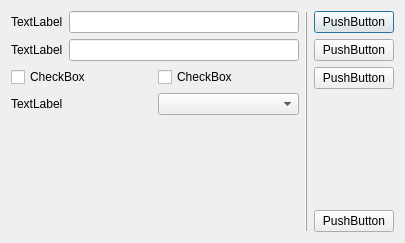
<?xml version="1.0" encoding="UTF-8"?>
<ui version="4.0">
 <class>Dialog</class>
 <widget class="QDialog" name="Dialog">
  <property name="geometry">
   <rect>
    <x>0</x>
    <y>0</y>
    <width>405</width>
    <height>243</height>
   </rect>
  </property>
  <property name="windowTitle">
   <string>Dialog</string>
  </property>
  <layout class="QHBoxLayout" name="horizontalLayout_3">
   <item>
    <layout class="QVBoxLayout" name="verticalLayout_2">
     <item>
      <layout class="QFormLayout" name="formLayout">
       <item row="0" column="0">
        <widget class="QLabel" name="label">
         <property name="text">
          <string>TextLabel</string>
         </property>
        </widget>
       </item>
       <item row="0" column="1">
        <widget class="QLineEdit" name="lineEdit"/>
       </item>
       <item row="1" column="0">
        <widget class="QLabel" name="label_2">
         <property name="text">
          <string>TextLabel</string>
         </property>
        </widget>
       </item>
       <item row="1" column="1">
        <widget class="QLineEdit" name="lineEdit_2"/>
       </item>
      </layout>
     </item>
     <item>
      <layout class="QHBoxLayout" name="horizontalLayout">
       <item>
        <widget class="QCheckBox" name="checkBox">
         <property name="text">
          <string>CheckBox</string>
         </property>
        </widget>
       </item>
       <item>
        <widget class="QCheckBox" name="checkBox_2">
         <property name="text">
          <string>CheckBox</string>
         </property>
        </widget>
       </item>
      </layout>
     </item>
     <item>
      <layout class="QHBoxLayout" name="horizontalLayout_2">
       <item>
        <widget class="QLabel" name="label_3">
         <property name="text">
          <string>TextLabel</string>
         </property>
        </widget>
       </item>
       <item>
        <widget class="QComboBox" name="comboBox"/>
       </item>
      </layout>
     </item>
     <item>
      <spacer name="verticalSpacer">
       <property name="orientation">
        <enum>Qt::Vertical</enum>
       </property>
       <property name="sizeHint" stdset="0">
        <size>
         <width>20</width>
         <height>68</height>
        </size>
       </property>
      </spacer>
     </item>
    </layout>
   </item>
   <item>
    <widget class="QFrame" name="frame">
     <property name="frameShape">
      <enum>QFrame::VLine</enum>
     </property>
     <property name="frameShadow">
      <enum>QFrame::Raised</enum>
     </property>
    </widget>
   </item>
   <item>
    <layout class="QVBoxLayout" name="verticalLayout">
     <item>
      <widget class="QPushButton" name="pushButton">
       <property name="text">
        <string>PushButton</string>
       </property>
      </widget>
     </item>
     <item>
      <widget class="QPushButton" name="pushButton_2">
       <property name="text">
        <string>PushButton</string>
       </property>
      </widget>
     </item>
     <item>
      <widget class="QPushButton" name="pushButton_3">
       <property name="text">
        <string>PushButton</string>
       </property>
      </widget>
     </item>
     <item>
      <spacer name="verticalSpacer_2">
       <property name="orientation">
        <enum>Qt::Vertical</enum>
       </property>
       <property name="sizeHint" stdset="0">
        <size>
         <width>20</width>
         <height>40</height>
        </size>
       </property>
      </spacer>
     </item>
     <item>
      <widget class="QPushButton" name="pushButton_4">
       <property name="text">
        <string>PushButton</string>
       </property>
      </widget>
     </item>
    </layout>
   </item>
  </layout>
 </widget>
 <resources/>
 <connections/>
</ui>
